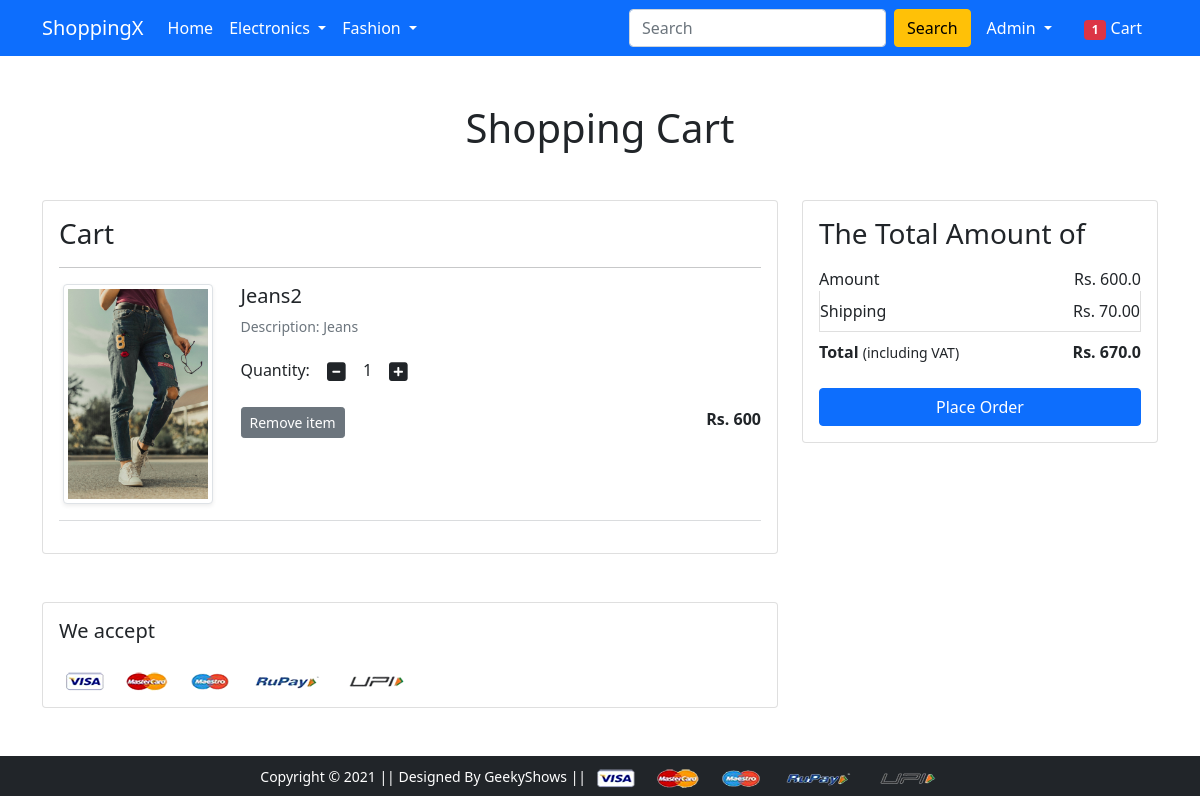
The app's page /cart/ (signed in) with its own data.
### app/models.py (models this page shows, shortened)
class cart(models.Model):
    user = models.ForeignKey(User, on_delete = models.CASCADE)
    Product = models.ForeignKey(product, on_delete= models.CASCADE)
    Quantity = models.PositiveIntegerField(default = 1)

class product(models.Model):
    Title = models.CharField( max_length=50)
    Selling_price = models.IntegerField()
    Discounted_price = models.IntegerField()
    Description = models.TextField(max_length=50)
    Brand = models.CharField(max_length=50)
    Category = models.CharField(choices = Category_Choices, max_length=2)
    Product_image = models.ImageField( upload_to= 'Productimg')

### app/views.py (the view)
# urls.py: path('cart/', views.show_cart, name = 'showcart'),
@login_required
def show_cart(request):
 if request.user.is_authenticated:
  user = request.user
  Cart = cart.objects.filter(user = user)
  cart_count = cart.objects.filter(user=request.user).count()
  amount = 0.0
  shipping_amount= 70.0
  total_amount = 0.0
  cart_product = [p for p in cart.objects.all() if p.user == user ]
  if cart_product:
   for p in cart_product:
    tempamount = (p.Quantity * p.Product.Discounted_price)
    amount += tempamount
    total_amount = amount + shipping_amount
    return render(request, 'app/addtocart.html', {'carts': Cart, 'total_amount': total_amount, 'amount': amount, 'cart_count': cart_count})
  else:
   return render(request, 'app/emptycart.html')

### app/templates/app/addtocart.html (shortened to what this page needs)
{% extends 'app/base.html' %}
{% load static %}
{% block main-content %}
<div class="container my-5">
 <div class="row">
  <h1 class="text-center mb-5">Shopping Cart</h1>
  <div class="col-sm-8">
  <div class="card">
   <div class="card-body">
    <h3>Cart</h3>
    {% for cart in carts%}
    <hr>
    <div class="row">
     <div class="col-sm-3 text-center align-self-center"><img src="{{ cart.Product.Product_image.url }}" alt="" srcset="" class="img-fluid img-thumbnail shadow-sm" height="150" width="150"> </div>
     <div class="col-sm-9">
      <div>
       <h5> {{cart.Product.Title}}</h5>
       <p class="mb-2 text-muted small">Description: {{cart.Product.Description}}</p>
       <div class="my-3">
        <label for="quantity">Quantity:</label>
        <a class="minus-cart btn" pid = '{{cart.Product.id}}'><i class="fas fa-minus-square fa-lg"></i></a>
          <span id="quantity">{{cart.Quantity}}</span>
        <a class="plus-cart btn" pid = '{{cart.Product.id}}'><i class="fas fa-plus-square fa-lg"></i></a>
       </div>
       <div class="d-flex justify-content-between">
        <a href="#" class="btn btn-sm btn-secondary remove-cart mr-3" pid = '{{cart.Product.id}}'>Remove item </a>
        <p class="mb-0"><span><strong>Rs. {{cart.Product.Discounted_price}}</strong></span></p>
       </div>
      </div>
     </div>
    </div>
    {% endfor %}
    <hr class="text-muted">
   </div>
   </div>
  </div>
  <div class="col-sm-4">
   <div class="card">
    <div class="card-body">
      <h3>The Total Amount of</h3>
      <ul class="list-group">
       <li class="list-group-item d-flex justify-content-between align-items-center border-0 px-0 pb-0">Amount<span>Rs. <span id = 'amount'>{{amount}}</span></li>
       <li class="list-group-item d-flex justify-content-between align-items-center px-0">Shipping<span>Rs. 70.00</span></li>
       <li class="list-group-item d-flex justify-content-between align-items-center border-0 px-0 mb-3">
        <div>
           <strong>Total</strong> <small>(including VAT)</small>
         </div>
         <span><strong>Rs. <strong id = 'totalamount'>{{total_amount}}</strong></strong></span>
       </li>
      </ul>
      <div class="d-grid"><a href="{% url 'checkout' %}" class="btn btn-primary">Place Order</a></div>
    </div>
   </div>
  </div>
 </div>
</div>
<div class="container">
 <div class="row">
  <div class="col-sm-8">
   <div class="card">
    <div class="card-body">
      <h5 class="mb-4">We accept</h5>
      <img src="{% static 'app/images/payment.png' %}" alt="" class="img-fluid">
    </div>
  </div>
  </div>
 </div>
</div>
{% endblock main-content %}

### app/templates/app/base.html (shortened to what this page needs)
<!doctype html>
{% load static %}
<html lang="en">
  <head>
    <link href="https://cdn.jsdelivr.net/npm/bootstrap@5.0.0-beta1/dist/css/bootstrap.min.css" rel="stylesheet">
    <link rel="stylesheet" href="{% static 'app/css/owl.carousel.min.css' %}">
    <link rel="stylesheet" href="{% static 'app/css/all.min.css' %}">
    <link rel="stylesheet" href="{% static 'app/css/style.css' %}">
  </head>
  <body>
    <nav class="navbar navbar-expand-lg navbar-dark bg-primary">
     <div class="container">
       <a class="navbar-brand" href="/">ShoppingX</a>
       <div class="collapse navbar-collapse" id="navbarSupportedContent">
         <ul class="navbar-nav me-auto mb-2 mb-lg-0">
           <li class="nav-item">
             <a class="nav-link active" aria-current="page" href="/">Home</a>
           </li>
           <li class="nav-item dropdown">
             <a class="nav-link dropdown-toggle text-white" href="#" id="electronicsDropdown" role="button" data-bs-toggle="dropdown" aria-expanded="false">
               Electronics
             </a>
           </li>
           <li class="nav-item dropdown">
             <a class="nav-link dropdown-toggle text-white" href="#" id="fashionDropdown" role="button" data-bs-toggle="dropdown" aria-expanded="false">
               Fashion
             </a>
           </li>
         </ul>
         <form class="d-flex" action = '{% url "search" %}' method = "GET">
           <input class="form-control me-2" name = 'q' type="search" placeholder="Search" aria-label="Search">
           <button class="btn btn-warning" type="submit">Search</button>
         </form>
         <div>
          <ul class="navbar-nav me-auto mb-2 mb-lg-0">
            {% if request.user.is_authenticated  %}
           <li class="nav-item dropdown mx-2">
              <a class="nav-link dropdown-toggle text-white" href="#" id="profileDropdown" role="button" data-bs-toggle="dropdown" aria-expanded="false">
                <span class="text-capitalize">{{request.user}}</span>
              </a>
            </li>
            <li class="nav-item mx-2">
             <a href="{% url 'showcart' %}" class="nav-link text-white"><span class="badge bg-danger">{{cart_count}}</span> Cart </a>
            </li>
            {% endif %}
          </ul>
         </div>
       </div>
     </div>
    </nav>
    {% block main-content %} {% endblock main-content %}
    <footer class="container-fluid bg-dark text-center p-2 mt-5">
        <small class="text-white">Copyright &copy; 2021 || Designed By GeekyShows || </small>
        <img src="{% static 'app/images/payment.png' %}" alt="" srcset="" class="img-fluid" height="2px">
    </footer>
  </body>
</html>

### records on screen
cart: Product.Product_image (picture), Product.Title "Jeans2", Product.Description "Jeans", Quantity "1", Product.Discounted_price "600"

### other values on screen
{{ request.user }} "Admin"
{{ cart_count }} "1"
{{ amount }} "600.0"
{{ total_amount }} "670.0"
